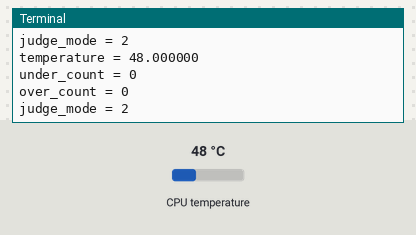
Recording of a program running on a simulated Raspberry Pi (BCM pin numbers). On the bench: the last lines printed to the terminal. The inputs (shaded band) are chosen by the test bench; at power-on: CPU temperature 48 °C. The clock reads 2024-03-15 10:24:30 at power-on unless the program sets it; files the program writes start out absent.

Above: at 1.2 s.
1.3 s: CPU temperature set to 31 °C
At 2.6 s:
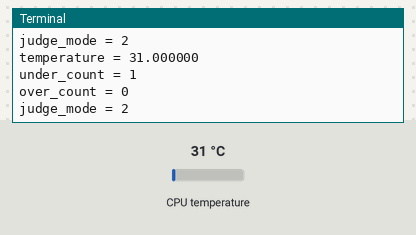
2.8 s: CPU temperature set to 44 °C
At 3.9 s:
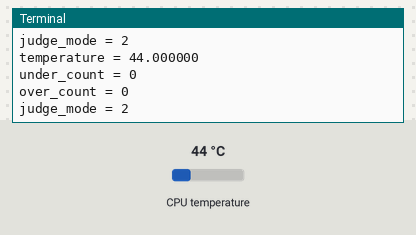
Timing chart, 0 to 5.8 s (numbered marks = the images above; inputs shaded):
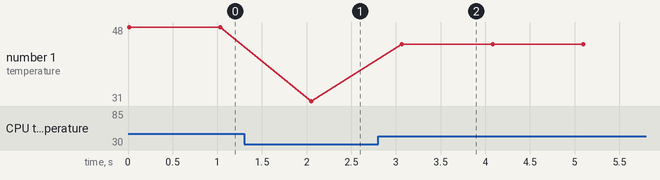

The program:

fan_control.py
```python
import GPIOFan
import CpuInformation
import FanJudge
import RegistData
import time

def fan_control_method():
	cpuInfo = CpuInformation.CpuMonitor()
	fan_judge = FanJudge.FanJudge()
	gpio_fan = GPIOFan.GPIOFan(2)
	regist_data = RegistData.RegistData()

	while (1):
		cpu_temp = cpuInfo.GetCpuTemperature()
		fan_action = fan_judge.judge(cpu_temp)
		if 1 == fan_action:
			gpio_fan.On()
		elif 0 == fan_action:
			gpio_fan.Off()

		regist_data.Regist(cpu_temp, fan_action)

		time.sleep(1)


if __name__ == '__main__':
	fan_control_method()
```

GPIOFan.py
```python
import RPi.GPIO as GPIO

class GPIOFan:

	gpio_pin = 0

	def __init__(self):
		self.gpio_pin = 0
		GPIO.setwarnings(False)

	def __init__(self, gpio_pin):
		self.gpio_pin = gpio_pin
		GPIO.setwarnings(False)

	def On(self):
		'''Turn on FAN.
		'''
		GPIO.setmode(GPIO.BCM)
		GPIO.setup(self.gpio_pin, GPIO.OUT)

		GPIO.output(self.gpio_pin, GPIO.HIGH)

	def Off(self):
		'''Turn off FAN.
		'''
		GPIO.setmode(GPIO.BCM)
		GPIO.setup(self.gpio_pin, GPIO.OUT)

		GPIO.output(self.gpio_pin, GPIO.LOW)
```

CpuInformation.py
```python
import subprocess
import time
import sys
import re

class CpuMonitor:

	def __init__(self):
		'''Constructor
		'''

	def GetCpuTemperature(self):

		cpuinfos = subprocess.getoutput("vcgencmd measure_temp").split('=')
		temperature = cpuinfos[1]		#Get CPU temperature
		temperature = temperature[:-2]	#Remove unit from temperature string.

		temperature_float = float(temperature)	#Convert string to float type.

		return temperature_float
```

FanJudge.py
```python
class FanJudge:

	upper_border_over_count = 0
	lower_border_under_count = 0

	upper_border = 48.0
	lower_border = 44.0

	def __init__(self):
		print("FanJudge")

	def judge(self, temperature):
		if self.upper_border < temperature:
			self.upper_border_over_count += 1
		elif temperature < self.lower_border:
			self.lower_border_under_count += 1
		else:
			self.upper_border_over_count = 0
			self.lower_border_under_count = 0

		judge_mode = 2		# No operation
		if 10 < self.upper_border_over_count:
			judge_mode = 1	#Turn On
			self.upper_border_over_count = 10

		if 10 < self.lower_border_under_count:
			judge_mode = 0	#Turn Off
			self.lower_border_under_count = 10

		print('temperature = %f' % temperature)
		print('under_count = %d' % self.lower_border_under_count)
		print('over_count = %d' % self.upper_border_over_count)
		print('judge_mode = %d' % judge_mode)


		return judge_mode
```

RegistData.py
```python
import datetime

class RegistData:

	data_name = ""
	file_name = ""

	def __init__(self):
		self.data_name = 'none'
		self.file_name = './monitor_data.csv'

	def Regist(self, temperature, mode):
		dt_now = datetime.datetime.now()
		write_data = '%s,%.2f,%d\n' % (dt_now, temperature, mode)
		with open(self.file_name, 'a') as f:
			f.write(write_data)
```

Measured:
- after the input at 1.3 s, the terminal: prints a new line after 0.75 s (image 1)
- after the input at 2.8 s, the terminal: prints a new line after 0.27 s (image 2)
- plotted number 1: 48 → 31 after the input at 1.3 s, 31 → 44 after the input at 2.8 s
